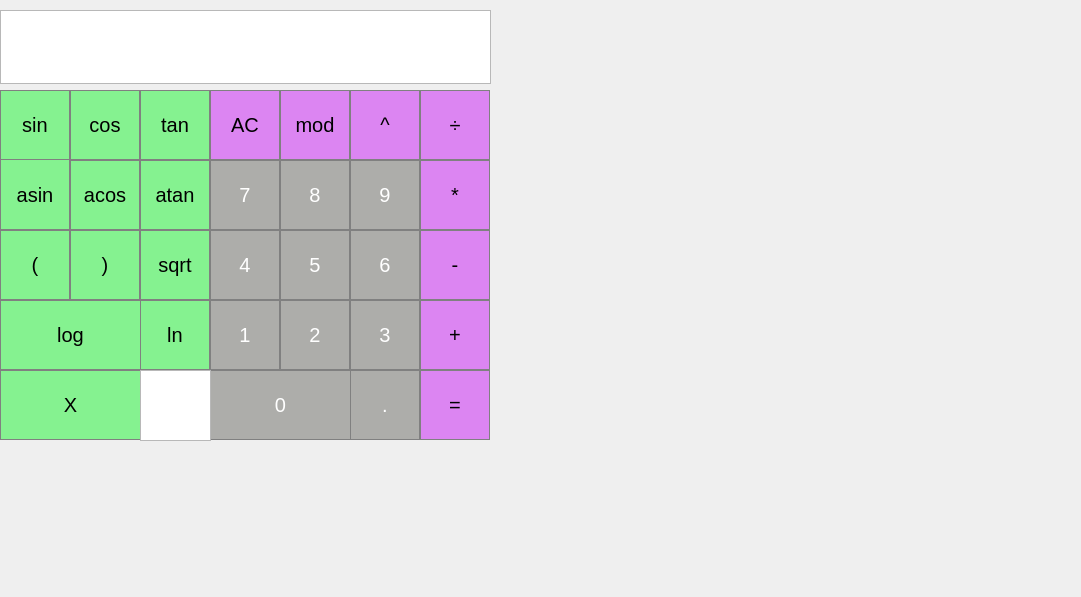
<?xml version="1.0" encoding="UTF-8"?>
<ui version="4.0">
 <class>MainWindow</class>
 <widget class="QMainWindow" name="MainWindow">
  <property name="geometry">
   <rect>
    <x>0</x>
    <y>0</y>
    <width>1081</width>
    <height>597</height>
   </rect>
  </property>
  <property name="windowTitle">
   <string>MainWindow</string>
  </property>
  <widget class="QWidget" name="centralwidget">
   <widget class="QTextEdit" name="OutPut">
    <property name="geometry">
     <rect>
      <x>0</x>
      <y>10</y>
      <width>491</width>
      <height>74</height>
     </rect>
    </property>
    <property name="font">
     <font>
      <pointsize>18</pointsize>
     </font>
    </property>
    <property name="styleSheet">
     <string notr="true">QLabel {
  qproperty-alignment: 'AlignVCenter | AlignRight';
  border: 1px solid gray;
}

background-color : white;</string>
    </property>
    <property name="html">
     <string>&lt;!DOCTYPE HTML PUBLIC &quot;-//W3C//DTD HTML 4.0//EN&quot; &quot;http://www.w3.org/TR/REC-html40/strict.dtd&quot;&gt;
&lt;html&gt;&lt;head&gt;&lt;meta name=&quot;qrichtext&quot; content=&quot;1&quot; /&gt;&lt;meta charset=&quot;utf-8&quot; /&gt;&lt;style type=&quot;text/css&quot;&gt;
p, li { white-space: pre-wrap; }
&lt;/style&gt;&lt;/head&gt;&lt;body style=&quot; font-family:'.AppleSystemUIFont'; font-size:18pt; font-weight:400; font-style:normal;&quot;&gt;
&lt;p align=&quot;right&quot; style=&quot;-qt-paragraph-type:empty; margin-top:0px; margin-bottom:0px; margin-left:0px; margin-right:0px; -qt-block-indent:0; text-indent:0px; font-size:13pt;&quot;&gt;&lt;br /&gt;&lt;/p&gt;
&lt;p align=&quot;right&quot; style=&quot;-qt-paragraph-type:empty; margin-top:0px; margin-bottom:0px; margin-left:0px; margin-right:0px; -qt-block-indent:0; text-indent:0px;&quot;&gt;&lt;br /&gt;&lt;/p&gt;&lt;/body&gt;&lt;/html&gt;</string>
    </property>
   </widget>
   <widget class="QPushButton" name="Button_cos">
    <property name="geometry">
     <rect>
      <x>70</x>
      <y>90</y>
      <width>70</width>
      <height>70</height>
     </rect>
    </property>
    <property name="font">
     <font>
      <pointsize>15</pointsize>
     </font>
    </property>
    <property name="styleSheet">
     <string notr="true">QPushButton {
  background-color: rgb(133, 242, 144);
  color: black;
  border: 1px solid gray;
}

QPushButton:pressed {
    background-color: qlineargradient(x1: 0, y1: 0, x2: 0, y2: 1,
                                      stop: 0 #2ded6d, stop: 1 #2dedb4);
}</string>
    </property>
    <property name="text">
     <string>cos</string>
    </property>
   </widget>
   <widget class="QPushButton" name="Button_tan">
    <property name="geometry">
     <rect>
      <x>140</x>
      <y>90</y>
      <width>70</width>
      <height>70</height>
     </rect>
    </property>
    <property name="font">
     <font>
      <pointsize>15</pointsize>
     </font>
    </property>
    <property name="styleSheet">
     <string notr="true">QPushButton {
  background-color: rgb(133, 242, 144);
  color: black;
  border: 1px solid gray;
}

QPushButton:pressed {
    background-color: qlineargradient(x1: 0, y1: 0, x2: 0, y2: 1,
                                      stop: 0 #2ded6d, stop: 1 #2dedb4);
}</string>
    </property>
    <property name="text">
     <string>tan</string>
    </property>
   </widget>
   <widget class="QPushButton" name="Button_sin">
    <property name="geometry">
     <rect>
      <x>0</x>
      <y>90</y>
      <width>70</width>
      <height>70</height>
     </rect>
    </property>
    <property name="font">
     <font>
      <pointsize>15</pointsize>
     </font>
    </property>
    <property name="styleSheet">
     <string notr="true">QPushButton {
  background-color: rgb(133, 242, 144);
  color: black;
  border: 1px solid gray;
}

QPushButton:pressed {
    background-color: qlineargradient(x1: 0, y1: 0, x2: 0, y2: 1,
                                      stop: 0 #2ded6d, stop: 1 #2dedb4);
}</string>
    </property>
    <property name="text">
     <string>sin</string>
    </property>
   </widget>
   <widget class="QPushButton" name="Button_atan">
    <property name="geometry">
     <rect>
      <x>140</x>
      <y>160</y>
      <width>70</width>
      <height>70</height>
     </rect>
    </property>
    <property name="font">
     <font>
      <pointsize>15</pointsize>
     </font>
    </property>
    <property name="styleSheet">
     <string notr="true">QPushButton {
  background-color: rgb(133, 242, 144);
  color: black;
  border: 1px solid gray;
}

QPushButton:pressed {
    background-color: qlineargradient(x1: 0, y1: 0, x2: 0, y2: 1,
                                      stop: 0 #2ded6d, stop: 1 #2dedb4);
}</string>
    </property>
    <property name="text">
     <string>atan</string>
    </property>
   </widget>
   <widget class="QPushButton" name="Button_acos">
    <property name="geometry">
     <rect>
      <x>70</x>
      <y>160</y>
      <width>70</width>
      <height>70</height>
     </rect>
    </property>
    <property name="font">
     <font>
      <pointsize>15</pointsize>
     </font>
    </property>
    <property name="styleSheet">
     <string notr="true">QPushButton {
  background-color: rgb(133, 242, 144);
  color: black;
  border: 1px solid gray;
}

QPushButton:pressed {
    background-color: qlineargradient(x1: 0, y1: 0, x2: 0, y2: 1,
                                      stop: 0 #2ded6d, stop: 1 #2dedb4);
}</string>
    </property>
    <property name="text">
     <string>acos</string>
    </property>
   </widget>
   <widget class="QPushButton" name="Button_asin">
    <property name="geometry">
     <rect>
      <x>0</x>
      <y>159</y>
      <width>70</width>
      <height>71</height>
     </rect>
    </property>
    <property name="font">
     <font>
      <pointsize>15</pointsize>
     </font>
    </property>
    <property name="styleSheet">
     <string notr="true">QPushButton {
  background-color: rgb(133, 242, 144);
  color: black;
  border: 1px solid gray;
}

QPushButton:pressed {
    background-color: qlineargradient(x1: 0, y1: 0, x2: 0, y2: 1,
                                      stop: 0 #2ded6d, stop: 1 #2dedb4);
}</string>
    </property>
    <property name="text">
     <string>asin</string>
    </property>
   </widget>
   <widget class="QPushButton" name="Button_sqrt">
    <property name="geometry">
     <rect>
      <x>140</x>
      <y>230</y>
      <width>70</width>
      <height>70</height>
     </rect>
    </property>
    <property name="font">
     <font>
      <pointsize>15</pointsize>
     </font>
    </property>
    <property name="styleSheet">
     <string notr="true">QPushButton {
  background-color: rgb(133, 242, 144);
  color: black;
  border: 1px solid gray;
}

QPushButton:pressed {
    background-color: qlineargradient(x1: 0, y1: 0, x2: 0, y2: 1,
                                      stop: 0 #2ded6d, stop: 1 #2dedb4);
}</string>
    </property>
    <property name="text">
     <string>sqrt</string>
    </property>
   </widget>
   <widget class="QPushButton" name="Button_l_br">
    <property name="geometry">
     <rect>
      <x>70</x>
      <y>230</y>
      <width>70</width>
      <height>70</height>
     </rect>
    </property>
    <property name="font">
     <font>
      <pointsize>15</pointsize>
     </font>
    </property>
    <property name="styleSheet">
     <string notr="true">QPushButton {
  background-color: rgb(133, 242, 144);
  color: black;
  border: 1px solid gray;
}

QPushButton:pressed {
    background-color: qlineargradient(x1: 0, y1: 0, x2: 0, y2: 1,
                                      stop: 0 #2ded6d, stop: 1 #2dedb4);
}</string>
    </property>
    <property name="text">
     <string>)</string>
    </property>
   </widget>
   <widget class="QPushButton" name="Button_r_br">
    <property name="geometry">
     <rect>
      <x>0</x>
      <y>230</y>
      <width>70</width>
      <height>70</height>
     </rect>
    </property>
    <property name="font">
     <font>
      <pointsize>15</pointsize>
     </font>
    </property>
    <property name="styleSheet">
     <string notr="true">QPushButton {
  background-color: rgb(133, 242, 144);
  color: black;
  border: 1px solid gray;
}

QPushButton:pressed {
    background-color: qlineargradient(x1: 0, y1: 0, x2: 0, y2: 1,
                                      stop: 0 #2ded6d, stop: 1 #2dedb4);
}</string>
    </property>
    <property name="text">
     <string>(</string>
    </property>
   </widget>
   <widget class="QPushButton" name="Button_log">
    <property name="geometry">
     <rect>
      <x>0</x>
      <y>300</y>
      <width>141</width>
      <height>70</height>
     </rect>
    </property>
    <property name="font">
     <font>
      <pointsize>15</pointsize>
     </font>
    </property>
    <property name="styleSheet">
     <string notr="true">QPushButton {
  background-color: rgb(133, 242, 144);
  color: black;
  border: 1px solid gray;
}

QPushButton:pressed {
    background-color: qlineargradient(x1: 0, y1: 0, x2: 0, y2: 1,
                                      stop: 0 #2ded6d, stop: 1 #2dedb4);
}</string>
    </property>
    <property name="text">
     <string>log</string>
    </property>
   </widget>
   <widget class="QPushButton" name="Button_ln">
    <property name="geometry">
     <rect>
      <x>140</x>
      <y>300</y>
      <width>70</width>
      <height>70</height>
     </rect>
    </property>
    <property name="font">
     <font>
      <pointsize>15</pointsize>
     </font>
    </property>
    <property name="styleSheet">
     <string notr="true">QPushButton {
  background-color: rgb(133, 242, 144);
  color: black;
  border: 1px solid gray;
}

QPushButton:pressed {
    background-color: qlineargradient(x1: 0, y1: 0, x2: 0, y2: 1,
                                      stop: 0 #2ded6d, stop: 1 #2dedb4);
}</string>
    </property>
    <property name="text">
     <string>ln</string>
    </property>
   </widget>
   <widget class="QPushButton" name="Button_X">
    <property name="geometry">
     <rect>
      <x>0</x>
      <y>370</y>
      <width>141</width>
      <height>70</height>
     </rect>
    </property>
    <property name="font">
     <font>
      <pointsize>15</pointsize>
     </font>
    </property>
    <property name="styleSheet">
     <string notr="true">QPushButton {
  background-color: rgb(133, 242, 144);
  color: black;
  border: 1px solid gray;
}

QPushButton:pressed {
    background-color: qlineargradient(x1: 0, y1: 0, x2: 0, y2: 1,
                                      stop: 0 #2ded6d, stop: 1 #4);
}</string>
    </property>
    <property name="text">
     <string>X</string>
    </property>
   </widget>
   <widget class="QPushButton" name="Button_3">
    <property name="geometry">
     <rect>
      <x>350</x>
      <y>300</y>
      <width>70</width>
      <height>70</height>
     </rect>
    </property>
    <property name="font">
     <font>
      <pointsize>15</pointsize>
     </font>
    </property>
    <property name="styleSheet">
     <string notr="true">QPushButton {
   border: 1px solid gray;
   background-color: rgb(173, 173, 170);
   color: white;
}
QPushButton:pressed {
    background-color: rgb(150, 150, 150);
}</string>
    </property>
    <property name="text">
     <string>3</string>
    </property>
   </widget>
   <widget class="QPushButton" name="Button_2">
    <property name="geometry">
     <rect>
      <x>280</x>
      <y>300</y>
      <width>70</width>
      <height>70</height>
     </rect>
    </property>
    <property name="font">
     <font>
      <pointsize>15</pointsize>
     </font>
    </property>
    <property name="styleSheet">
     <string notr="true">QPushButton {
   border: 1px solid gray;
   background-color: rgb(173, 173, 170);
   color: white;
}
QPushButton:pressed {
    background-color: rgb(150, 150, 150);
}</string>
    </property>
    <property name="text">
     <string>2</string>
    </property>
   </widget>
   <widget class="QPushButton" name="Button_1">
    <property name="geometry">
     <rect>
      <x>210</x>
      <y>300</y>
      <width>70</width>
      <height>70</height>
     </rect>
    </property>
    <property name="font">
     <font>
      <pointsize>15</pointsize>
     </font>
    </property>
    <property name="styleSheet">
     <string notr="true">QPushButton {
   border: 1px solid gray;
   background-color: rgb(173, 173, 170);
   color: white;
}
QPushButton:pressed {
    background-color: rgb(150, 150, 150);
}</string>
    </property>
    <property name="text">
     <string>1</string>
    </property>
   </widget>
   <widget class="QPushButton" name="Button_plus">
    <property name="geometry">
     <rect>
      <x>420</x>
      <y>300</y>
      <width>70</width>
      <height>70</height>
     </rect>
    </property>
    <property name="font">
     <font>
      <pointsize>15</pointsize>
     </font>
    </property>
    <property name="styleSheet">
     <string notr="true">QPushButton {
  background-color: rgb(220, 133, 242);
  color: black;
  border: 1px solid gray;
}

QPushButton:pressed {
    background-color: qlineargradient(x1: 0, y1: 0, x2: 0, y2: 1,
                                      stop: 0 #dd2ded, stop: 1 #af69f5);
}</string>
    </property>
    <property name="text">
     <string>+</string>
    </property>
   </widget>
   <widget class="QPushButton" name="Button_0">
    <property name="geometry">
     <rect>
      <x>210</x>
      <y>370</y>
      <width>141</width>
      <height>70</height>
     </rect>
    </property>
    <property name="font">
     <font>
      <pointsize>15</pointsize>
     </font>
    </property>
    <property name="styleSheet">
     <string notr="true">QPushButton {
   border: 1px solid gray;
   background-color: rgb(173, 173, 170);
   color: white;
}
QPushButton:pressed {
    background-color: rgb(150, 150, 150);
}</string>
    </property>
    <property name="text">
     <string>0</string>
    </property>
   </widget>
   <widget class="QPushButton" name="Button_dot">
    <property name="geometry">
     <rect>
      <x>350</x>
      <y>370</y>
      <width>70</width>
      <height>70</height>
     </rect>
    </property>
    <property name="font">
     <font>
      <pointsize>15</pointsize>
     </font>
    </property>
    <property name="styleSheet">
     <string notr="true">QPushButton {
   border: 1px solid gray;
   background-color: rgb(173, 173, 170);
   color: white;
}
QPushButton:pressed {
    background-color: rgb(150, 150, 150);
}</string>
    </property>
    <property name="text">
     <string>.</string>
    </property>
   </widget>
   <widget class="QPushButton" name="Button_eq">
    <property name="geometry">
     <rect>
      <x>420</x>
      <y>370</y>
      <width>70</width>
      <height>70</height>
     </rect>
    </property>
    <property name="font">
     <font>
      <pointsize>15</pointsize>
     </font>
    </property>
    <property name="styleSheet">
     <string notr="true">QPushButton {
  background-color: rgb(220, 133, 242);
  color: black;
  border: 1px solid gray;
}

QPushButton:pressed {
    background-color: qlineargradient(x1: 0, y1: 0, x2: 0, y2: 1,
                                      stop: 0 #dd2ded, stop: 1 #af69f5);
}</string>
    </property>
    <property name="text">
     <string>=</string>
    </property>
   </widget>
   <widget class="QPushButton" name="Button_4">
    <property name="geometry">
     <rect>
      <x>210</x>
      <y>230</y>
      <width>70</width>
      <height>70</height>
     </rect>
    </property>
    <property name="font">
     <font>
      <pointsize>15</pointsize>
     </font>
    </property>
    <property name="styleSheet">
     <string notr="true">QPushButton {
   border: 1px solid gray;
   background-color: rgb(173, 173, 170);
   color: white;
}
QPushButton:pressed {
    background-color: rgb(150, 150, 150);
}</string>
    </property>
    <property name="text">
     <string>4</string>
    </property>
   </widget>
   <widget class="QPushButton" name="Button_6">
    <property name="geometry">
     <rect>
      <x>350</x>
      <y>230</y>
      <width>70</width>
      <height>70</height>
     </rect>
    </property>
    <property name="font">
     <font>
      <pointsize>15</pointsize>
     </font>
    </property>
    <property name="styleSheet">
     <string notr="true">QPushButton {
   border: 1px solid gray;
   background-color: rgb(173, 173, 170);
   color: white;
}
QPushButton:pressed {
    background-color: rgb(150, 150, 150);
}</string>
    </property>
    <property name="text">
     <string>6</string>
    </property>
   </widget>
   <widget class="QPushButton" name="Button_5">
    <property name="geometry">
     <rect>
      <x>280</x>
      <y>230</y>
      <width>70</width>
      <height>70</height>
     </rect>
    </property>
    <property name="font">
     <font>
      <pointsize>15</pointsize>
     </font>
    </property>
    <property name="styleSheet">
     <string notr="true">QPushButton {
   border: 1px solid gray;
   background-color: rgb(173, 173, 170);
   color: white;
}
QPushButton:pressed {
    background-color: rgb(150, 150, 150);
}</string>
    </property>
    <property name="text">
     <string>5</string>
    </property>
   </widget>
   <widget class="QPushButton" name="Button_ac">
    <property name="geometry">
     <rect>
      <x>210</x>
      <y>90</y>
      <width>70</width>
      <height>70</height>
     </rect>
    </property>
    <property name="font">
     <font>
      <pointsize>15</pointsize>
     </font>
    </property>
    <property name="styleSheet">
     <string notr="true">QPushButton {
  background-color: rgb(220, 133, 242);
  color: black;
  border: 1px solid gray;
}

QPushButton:pressed {
    background-color: qlineargradient(x1: 0, y1: 0, x2: 0, y2: 1,
                                      stop: 0 #dd2ded, stop: 1 #af69f5);
}</string>
    </property>
    <property name="text">
     <string>AC</string>
    </property>
   </widget>
   <widget class="QPushButton" name="Button_7">
    <property name="geometry">
     <rect>
      <x>210</x>
      <y>160</y>
      <width>70</width>
      <height>70</height>
     </rect>
    </property>
    <property name="font">
     <font>
      <pointsize>15</pointsize>
     </font>
    </property>
    <property name="styleSheet">
     <string notr="true">QPushButton {
   border: 1px solid gray;
   background-color: rgb(173, 173, 170);
   color: white;
}
QPushButton:pressed {
    background-color: rgb(150, 150, 150);
}</string>
    </property>
    <property name="text">
     <string>7</string>
    </property>
   </widget>
   <widget class="QPushButton" name="Button_mul">
    <property name="geometry">
     <rect>
      <x>420</x>
      <y>160</y>
      <width>70</width>
      <height>70</height>
     </rect>
    </property>
    <property name="font">
     <font>
      <pointsize>15</pointsize>
     </font>
    </property>
    <property name="styleSheet">
     <string notr="true">QPushButton {
  background-color: rgb(220, 133, 242);
  color: black;
  border: 1px solid gray;
}

QPushButton:pressed {
    background-color: qlineargradient(x1: 0, y1: 0, x2: 0, y2: 1,
                                      stop: 0 #dd2ded, stop: 1 #af69f5);
}</string>
    </property>
    <property name="text">
     <string>*</string>
    </property>
   </widget>
   <widget class="QPushButton" name="Button_minus">
    <property name="geometry">
     <rect>
      <x>420</x>
      <y>230</y>
      <width>70</width>
      <height>70</height>
     </rect>
    </property>
    <property name="font">
     <font>
      <pointsize>15</pointsize>
     </font>
    </property>
    <property name="styleSheet">
     <string notr="true">QPushButton {
  background-color: rgb(220, 133, 242);
  color: black;
  border: 1px solid gray;
}

QPushButton:pressed {
    background-color: qlineargradient(x1: 0, y1: 0, x2: 0, y2: 1,
                                      stop: 0 #dd2ded, stop: 1 #af69f5);
}</string>
    </property>
    <property name="text">
     <string>-</string>
    </property>
   </widget>
   <widget class="QPushButton" name="Button_div">
    <property name="geometry">
     <rect>
      <x>420</x>
      <y>90</y>
      <width>70</width>
      <height>70</height>
     </rect>
    </property>
    <property name="font">
     <font>
      <pointsize>15</pointsize>
     </font>
    </property>
    <property name="styleSheet">
     <string notr="true">QPushButton {
  background-color: rgb(220, 133, 242);
  color: black;
  border: 1px solid gray;
}

QPushButton:pressed {
    background-color: qlineargradient(x1: 0, y1: 0, x2: 0, y2: 1,
                                      stop: 0 #dd2ded, stop: 1 #af69f5);
}</string>
    </property>
    <property name="text">
     <string>÷</string>
    </property>
   </widget>
   <widget class="QPushButton" name="Button_8">
    <property name="geometry">
     <rect>
      <x>280</x>
      <y>160</y>
      <width>70</width>
      <height>70</height>
     </rect>
    </property>
    <property name="font">
     <font>
      <pointsize>15</pointsize>
     </font>
    </property>
    <property name="styleSheet">
     <string notr="true">QPushButton {
   border: 1px solid gray;
   background-color: rgb(173, 173, 170);
   color: white;
}
QPushButton:pressed {
    background-color: rgb(150, 150, 150);
}</string>
    </property>
    <property name="text">
     <string>8</string>
    </property>
   </widget>
   <widget class="QPushButton" name="Button_9">
    <property name="geometry">
     <rect>
      <x>350</x>
      <y>160</y>
      <width>70</width>
      <height>70</height>
     </rect>
    </property>
    <property name="font">
     <font>
      <pointsize>15</pointsize>
     </font>
    </property>
    <property name="styleSheet">
     <string notr="true">QPushButton {
   border: 1px solid gray;
   background-color: rgb(173, 173, 170);
   color: white;
}
QPushButton:pressed {
    background-color: rgb(150, 150, 150);
}</string>
    </property>
    <property name="text">
     <string>9</string>
    </property>
   </widget>
   <widget class="QPushButton" name="Button_mod">
    <property name="geometry">
     <rect>
      <x>280</x>
      <y>90</y>
      <width>70</width>
      <height>70</height>
     </rect>
    </property>
    <property name="font">
     <font>
      <pointsize>15</pointsize>
     </font>
    </property>
    <property name="styleSheet">
     <string notr="true">QPushButton {
  background-color: rgb(220, 133, 242);
  color: black;
  border: 1px solid gray;
}

QPushButton:pressed {
    background-color: qlineargradient(x1: 0, y1: 0, x2: 0, y2: 1,
                                      stop: 0 #dd2ded, stop: 1 #af69f5);
}</string>
    </property>
    <property name="text">
     <string>mod</string>
    </property>
   </widget>
   <widget class="QPushButton" name="Button_pow">
    <property name="geometry">
     <rect>
      <x>350</x>
      <y>90</y>
      <width>70</width>
      <height>70</height>
     </rect>
    </property>
    <property name="font">
     <font>
      <pointsize>15</pointsize>
     </font>
    </property>
    <property name="styleSheet">
     <string notr="true">QPushButton {
  background-color: rgb(220, 133, 242);
  color: black;
  border: 1px solid gray;
}

QPushButton:pressed {
    background-color: qlineargradient(x1: 0, y1: 0, x2: 0, y2: 1,
                                      stop: 0 #dd2ded, stop: 1 #af69f5);
}</string>
    </property>
    <property name="text">
     <string>^</string>
    </property>
   </widget>
   <widget class="QWidget" name="gridLayoutWidget">
    <property name="geometry">
     <rect>
      <x>499</x>
      <y>10</y>
      <width>401</width>
      <height>431</height>
     </rect>
    </property>
    <layout class="QGridLayout" name="gridLayout"/>
   </widget>
   <widget class="QTextEdit" name="x_number">
    <property name="geometry">
     <rect>
      <x>140</x>
      <y>370</y>
      <width>71</width>
      <height>71</height>
     </rect>
    </property>
    <property name="styleSheet">
     <string notr="true">QLabel {
  qproperty-alignment: 'AlignVCenter';
  border: 1px solid gray;
}

background-color : white;</string>
    </property>
   </widget>
  </widget>
 </widget>
 <resources/>
 <connections/>
</ui>
